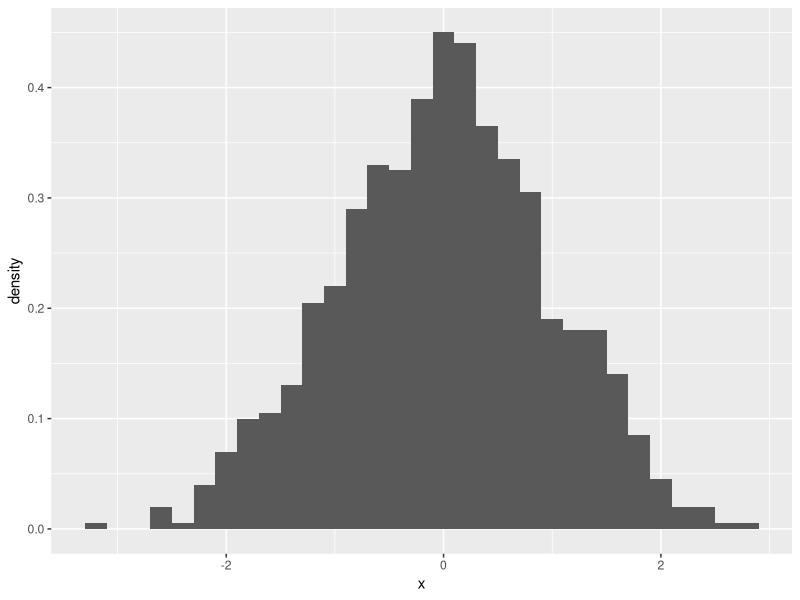
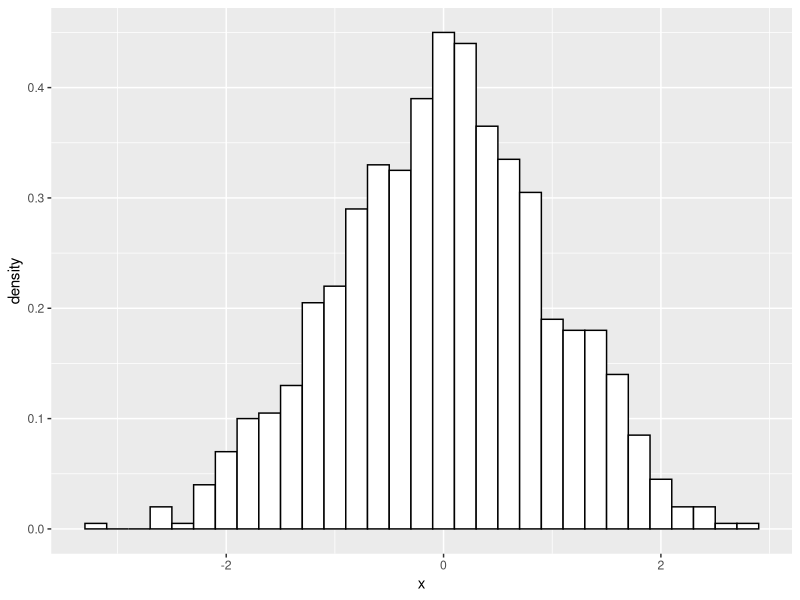
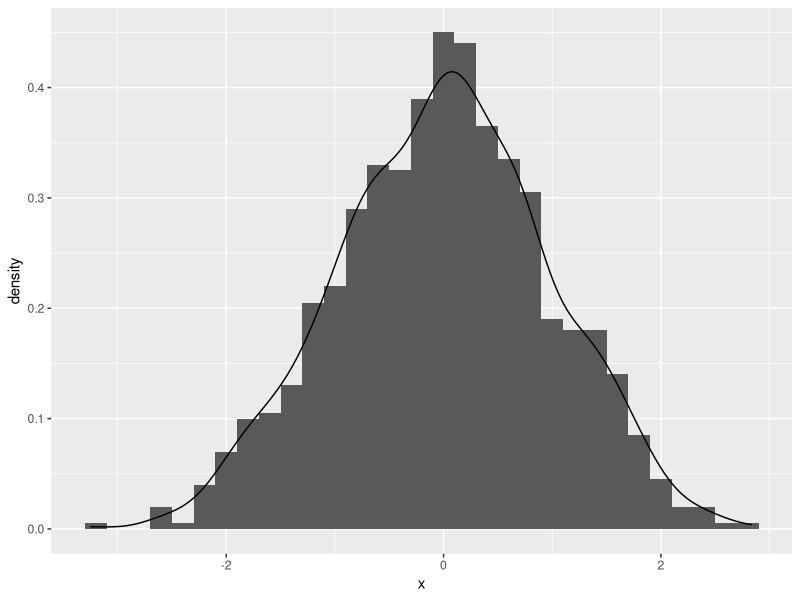
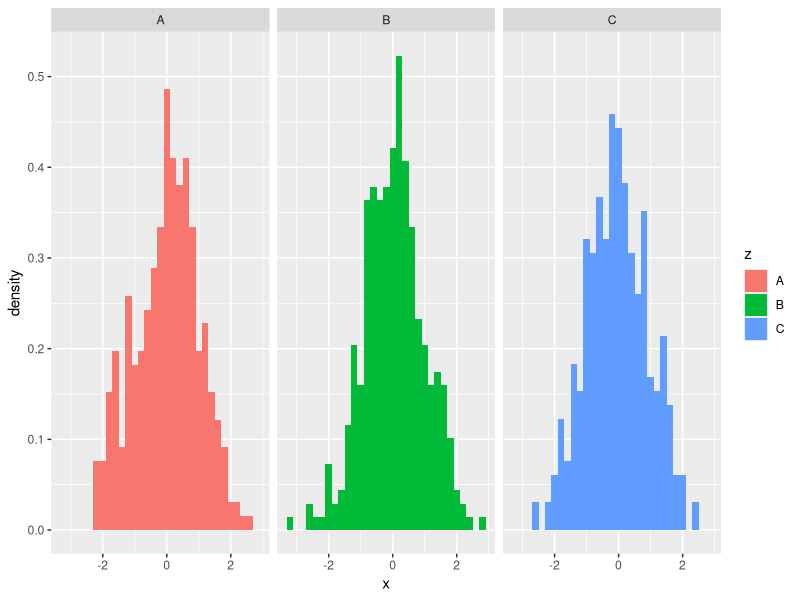
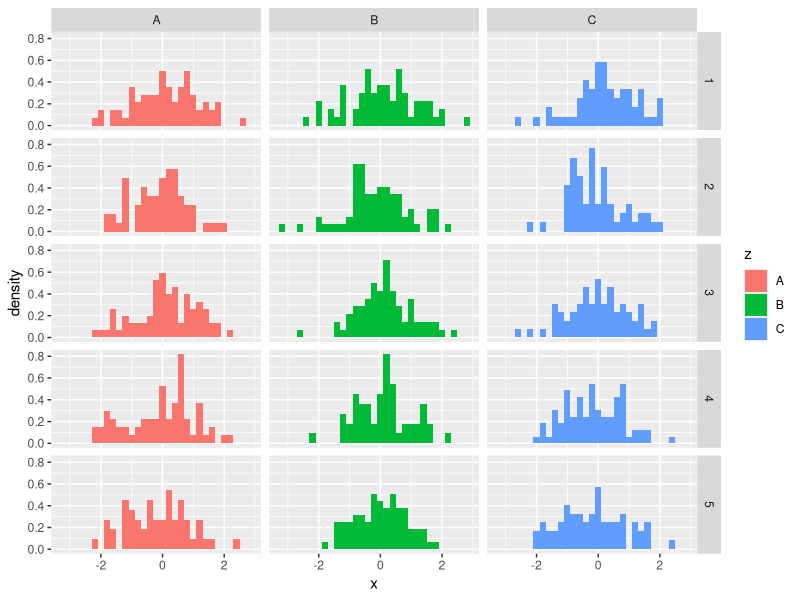
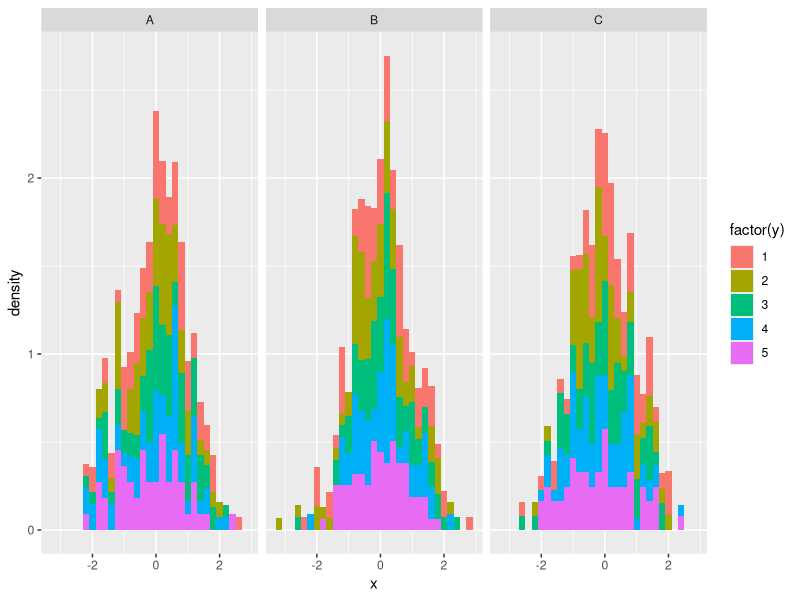
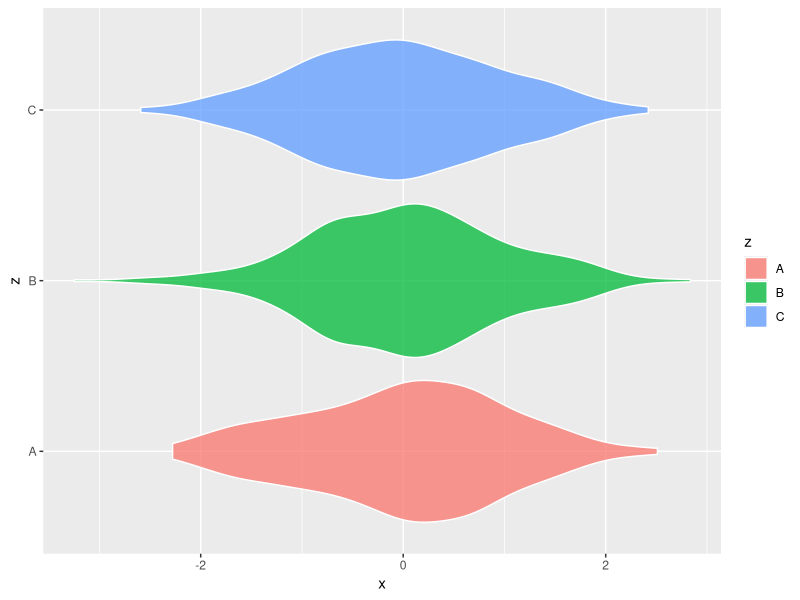

Generate these figures, in order, with R:
## Histograms
library(dplyr)
library(ggplot2)

df <- data.frame(x = rnorm(1000),
                 y = sample(1:5, 1000, replace = TRUE),
                 z = sample(LETTERS[1:3], 1000, replace = TRUE))

# Basic
ggplot(data = df,
       mapping = aes(x = x)) +
  geom_histogram(mapping = aes(y = ..density..),
                 binwidth = 0.2)

# with clearer bins
ggplot(data = df, mapping = aes(x = x)) +
  geom_histogram(mapping = aes(y = ..density..),
                 binwidth = 0.2,
                 fill = "white",
                 colour = "black")

# with density curve
ggplot(data = df,
       mapping = aes(x = x)) +
  geom_histogram( mapping = aes(y = ..density..),
                 binwidth = 0.2) +
  geom_density()

# with facets
ggplot(data = df,
       mapping = aes(x = x)) +
  geom_histogram(mapping = aes(y = ..density..,
                               fill = z),
                 binwidth = 0.2) +
  facet_grid(~ z)

ggplot(data = df,
       mapping = aes(x = x)) +
  geom_histogram(mapping = aes(y = ..density..,
                               fill = z),
                 binwidth = 0.2) +
  facet_grid(y ~ z)

# fill by y, facet by z
ggplot(data = df,
       mapping = aes(x = x)) +
  geom_histogram(mapping = aes(y = ..density..,
                               fill = factor(y)),
                 binwidth = 0.2) +
  facet_grid(~ z)

# violin plots: few distributions of x by factor z
ggplot(data = df,
       mapping = aes(x = z, y = x)) +
  geom_violin(mapping = aes(fill = z),
              color = "white",
              alpha = 0.75) +
  coord_flip()
